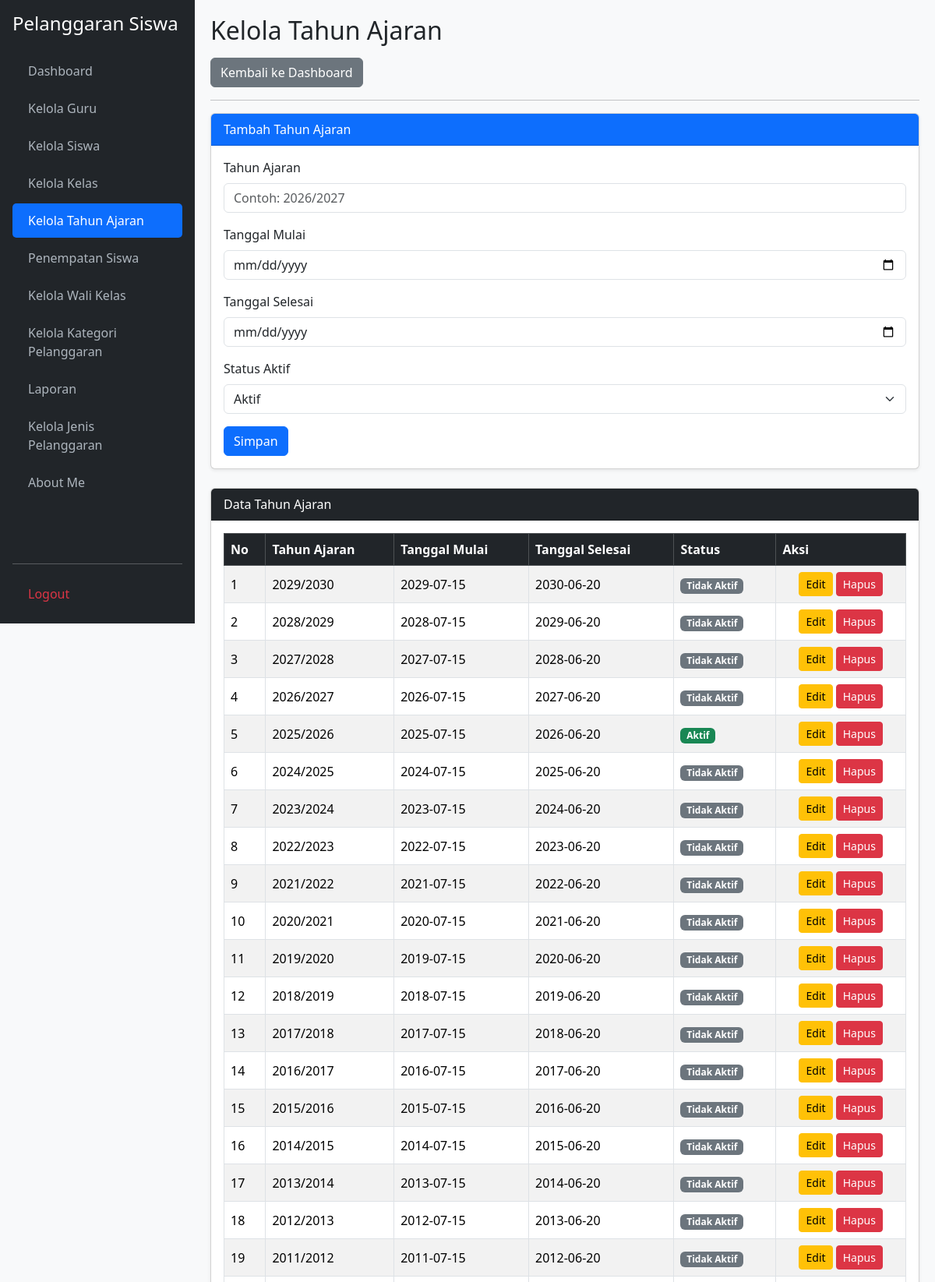
Page /kelola_tahun_ajaran.php (signed in, upper part) on the committed database.
### tables this page shows
CREATE TABLE `t_tahun_ajaran` (
  `id` int(11) NOT NULL,
  `nama` varchar(20) NOT NULL,
  `tanggal_mulai` date DEFAULT NULL,
  `tanggal_selesai` date DEFAULT NULL,
  `status_aktif` tinyint(1) DEFAULT 1,
  `created_at` timestamp NULL DEFAULT NULL,
  `updated_at` timestamp NULL DEFAULT NULL
);

### kelola_tahun_ajaran.php (the view, shortened to what this page needs)
<?php
require_once 'koneksi.php';
$edit = ['id' => '', 'nama' => '', 'tanggal_mulai' => '', 'tanggal_selesai' => '', 'status_aktif' => '1'];
$data = mysqli_query($koneksi, "SELECT * FROM t_tahun_ajaran ORDER BY id DESC");
?>
<!DOCTYPE html>
<html lang="id">
<head>
    <link href="https://cdn.jsdelivr.net/npm/bootstrap@5.3.3/dist/css/bootstrap.min.css" rel="stylesheet">
    <link href="https://cdn.datatables.net/2.3.4/css/dataTables.bootstrap5.min.css" rel="stylesheet">
</head>
<body>
<div class="sidebar d-flex flex-column p-3">
    <h4 class="text-white mb-4">Pelanggaran Siswa</h4>
    <ul class="nav nav-pills flex-column mb-auto">
        <li class="nav-item mb-1"><a href="dashboard.php">Dashboard</a></li>
        <li class="nav-item mb-1"><a href="kelola_guru.php">Kelola Guru</a></li>
        <li class="nav-item mb-1"><a href="kelola_siswa.php">Kelola Siswa</a></li>
        <li class="nav-item mb-1"><a href="kelola_kelas.php">Kelola Kelas</a></li>
        <li class="nav-item mb-1"><a href="kelola_tahun_ajaran.php" class="active">Kelola Tahun Ajaran</a></li>
        <li class="nav-item mb-1"><a href="penempatan_siswa.php">Penempatan Siswa</a></li>
        <li class="nav-item mb-1"><a href="kelola_wali_kelas.php">Kelola Wali Kelas</a></li>
        <li class="nav-item mb-1"><a href="kelola_kategori_pelanggaran.php">Kelola Kategori Pelanggaran</a></li>
        <li class="nav-item mb-1"><a href="laporan.php">Laporan</a></li>
        <li class="nav-item mb-1"><a href="kelola_jenis_pelanggaran.php">Kelola Jenis Pelanggaran</a></li>
        <li class="nav-item mb-1"><a href="about_me.php">About Me</a></li>
    </ul>
    <hr>
    <a href="logout.php" class="text-danger">Logout</a>
</div>
<div class="main-content">
    <h2 class="mb-3">Kelola Tahun Ajaran</h2>
    <div class="mb-3">
        <a href="dashboard.php" class="btn btn-secondary">Kembali ke Dashboard</a>
        <hr>
    </div>
    <div class="card shadow-sm mb-4">
        <div class="card-header bg-primary text-white">
            <?= !empty($edit['id']) ? 'Edit Tahun Ajaran' : 'Tambah Tahun Ajaran'; ?>
        </div>
        <div class="card-body">
            <form method="POST" action="kelola_tahun_ajaran.php">
                <div class="mb-3">
                    <label class="form-label">Tahun Ajaran</label>
                    <input type="text" name="nama" class="form-control" placeholder="Contoh: 2026/2027" value="<?= htmlspecialchars($edit['nama'] ?? ''); ?>" required>
                </div>
                <div class="mb-3">
                    <label class="form-label">Tanggal Mulai</label>
                    <input type="date" name="tanggal_mulai" class="form-control" value="<?= htmlspecialchars($edit['tanggal_mulai'] ?? ''); ?>" required>
                </div>
                <div class="mb-3">
                    <label class="form-label">Tanggal Selesai</label>
                    <input type="date" name="tanggal_selesai" class="form-control" value="<?= htmlspecialchars($edit['tanggal_selesai'] ?? ''); ?>" min="<?= htmlspecialchars($edit['tanggal_mulai'] ?? ''); ?>" required>
                </div>
                <div class="mb-3">
                    <label class="form-label">Status Aktif</label>
                    <select name="status_aktif" class="form-select" required>
                        <option value="1" <?= (string)$edit['status_aktif'] === '1' ? 'selected' : ''; ?>>Aktif</option>
                    </select>
                </div>
                <button type="submit" name="simpan" class="btn btn-primary">
                    <?= !empty($edit['id']) ? 'Update Data' : 'Simpan'; ?>
                </button>
            </form>
        </div>
    </div>
    <div class="card shadow-sm">
        <div class="card-header bg-dark text-white">Data Tahun Ajaran</div>
        <div class="card-body">
            <div class="table-responsive">
                <table id="tabelTahunAjaran" class="table table-bordered table-striped table-hover align-middle w-100">
                    <thead class="table-dark">
                        <tr>
                            <th>No</th>
                            <th>Tahun Ajaran</th>
                            <th>Tanggal Mulai</th>
                            <th>Tanggal Selesai</th>
                            <th>Status</th>
                            <th>Aksi</th>
                        </tr>
                    </thead>
                    <tbody>
                    <?php $no = 1; while ($r = mysqli_fetch_assoc($data)): ?>
                        <tr>
                            <td><?= $no++; ?></td>
                            <td><?= htmlspecialchars($r['nama'] ?? ''); ?></td>
                            <td><?= htmlspecialchars($r['tanggal_mulai'] ?? ''); ?></td>
                            <td><?= htmlspecialchars($r['tanggal_selesai'] ?? ''); ?></td>
                            <td>
                                <?php if ((int)$r['status_aktif'] === 1): ?>
                                    <span class="badge bg-success">Aktif</span>
                                <?php else: ?>
                                    <span class="badge bg-secondary">Tidak Aktif</span>
                                <?php endif; ?>
                            </td>
                            <td class="text-center text-nowrap">
                                <a href="kelola_tahun_ajaran.php?edit=<?= (int)$r['id']; ?>" class="btn btn-warning btn-sm">Edit</a>
                                <a href="kelola_tahun_ajaran.php?hapus=<?= (int)$r['id']; ?>" class="btn btn-danger btn-sm" onclick="return confirm('Yakin ingin menghapus tahun ajaran ini?')">Hapus</a>
                            </td>
                        </tr>
                    <?php endwhile; ?>
                    </tbody>
                </table>
            </div>
        </div>
    </div>
</div>
</body>
</html>

### kelola_tahun_ajaran.php (style rules this page uses)
body { background-color: #f8f9fa; }
.sidebar { min-height: 100vh; background-color: #212529; color: #fff; position: fixed; width: 250px; top: 0; left: 0; overflow-y: auto; z-index: 1000; }
.sidebar a { color: #adb5bd; text-decoration: none; display: block; padding: 10px 20px; border-radius: 5px; }
.sidebar a:hover, .sidebar a.active { color: #fff; background-color: #0d6efd; }
.main-content { margin-left: 250px; padding: 20px; }

### rows in the picture
t_tahun_ajaran: nama "2029/2030", tanggal_mulai "2029-07-15", tanggal_selesai "2030-06-20", status_aktif "Tidak Aktif"
t_tahun_ajaran: nama "2028/2029", tanggal_mulai "2028-07-15", tanggal_selesai "2029-06-20", status_aktif "Tidak Aktif"
t_tahun_ajaran: nama "2027/2028", tanggal_mulai "2027-07-15", tanggal_selesai "2028-06-20", status_aktif "Tidak Aktif"
t_tahun_ajaran: nama "2026/2027", tanggal_mulai "2026-07-15", tanggal_selesai "2027-06-20", status_aktif "Tidak Aktif"
t_tahun_ajaran: nama "2025/2026", tanggal_mulai "2025-07-15", tanggal_selesai "2026-06-20", status_aktif "Aktif"
t_tahun_ajaran: nama "2024/2025", tanggal_mulai "2024-07-15", tanggal_selesai "2025-06-20", status_aktif "Tidak Aktif"
t_tahun_ajaran: nama "2023/2024", tanggal_mulai "2023-07-15", tanggal_selesai "2024-06-20", status_aktif "Tidak Aktif"
t_tahun_ajaran: nama "2022/2023", tanggal_mulai "2022-07-15", tanggal_selesai "2023-06-20", status_aktif "Tidak Aktif"
t_tahun_ajaran: nama "2021/2022", tanggal_mulai "2021-07-15", tanggal_selesai "2022-06-20", status_aktif "Tidak Aktif"
t_tahun_ajaran: nama "2020/2021", tanggal_mulai "2020-07-15", tanggal_selesai "2021-06-20", status_aktif "Tidak Aktif"
t_tahun_ajaran: nama "2019/2020", tanggal_mulai "2019-07-15", tanggal_selesai "2020-06-20", status_aktif "Tidak Aktif"
t_tahun_ajaran: nama "2018/2019", tanggal_mulai "2018-07-15", tanggal_selesai "2019-06-20", status_aktif "Tidak Aktif"
t_tahun_ajaran: nama "2017/2018", tanggal_mulai "2017-07-15", tanggal_selesai "2018-06-20", status_aktif "Tidak Aktif"
t_tahun_ajaran: nama "2016/2017", tanggal_mulai "2016-07-15", tanggal_selesai "2017-06-20", status_aktif "Tidak Aktif"
t_tahun_ajaran: nama "2015/2016", tanggal_mulai "2015-07-15", tanggal_selesai "2016-06-20", status_aktif "Tidak Aktif"
t_tahun_ajaran: nama "2014/2015", tanggal_mulai "2014-07-15", tanggal_selesai "2015-06-20", status_aktif "Tidak Aktif"
t_tahun_ajaran: nama "2013/2014", tanggal_mulai "2013-07-15", tanggal_selesai "2014-06-20", status_aktif "Tidak Aktif"
t_tahun_ajaran: nama "2012/2013", tanggal_mulai "2012-07-15", tanggal_selesai "2013-06-20", status_aktif "Tidak Aktif"
t_tahun_ajaran: nama "2011/2012", tanggal_mulai "2011-07-15", tanggal_selesai "2012-06-20", status_aktif "Tidak Aktif"
